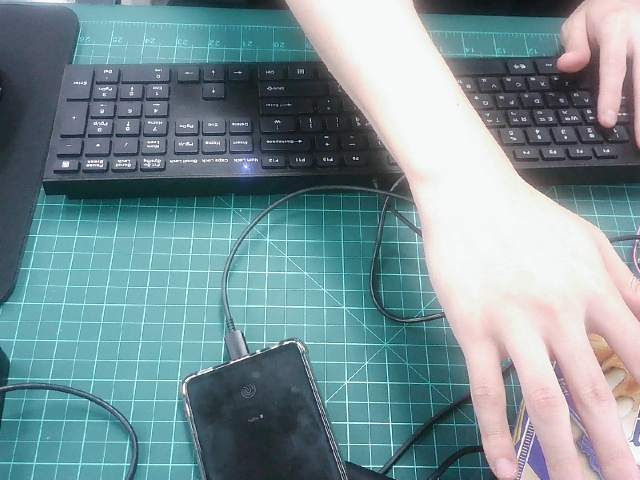
#> input picture cvtest/c1.jpg, 640 x 480 px
$ python tbtest.py
#> lines starting #> are read from the running program, lines starting #| are printed output that depends on the picture; after the words box and inside, x2 and y2 are one past the last pixel; in counts of white or black regions, pixels touching at a corner belong together
import cv2

def nothing(x):
    pass

title = 'Trackbar Threshold'
cv2.namedWindow(title)

cv2.createTrackbar('Threshold', title, 0, 255, nothing)


img = cv2.imread('c1.jpg', cv2.IMREAD_GRAYSCALE)
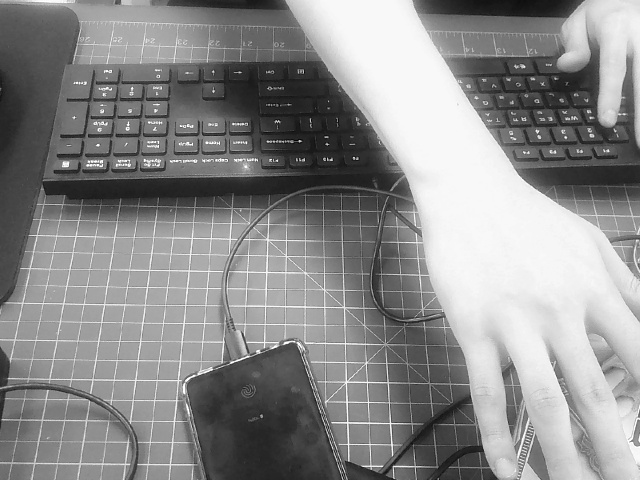
#> img: shape (480, 640); min 0, max 255, mean 139.2

if img is None:
    print("no")
    exit()

while True:

    thresh = cv2.getTrackbarPos('Threshold', title)


    _, cimg = cv2.threshold(img, thresh, 255, cv2.THRESH_BINARY)
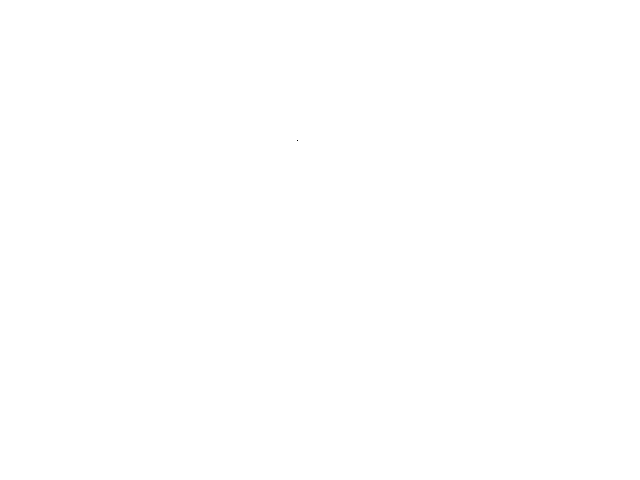
#> cimg: shape (480, 640); 100% white; black in thin lines or dots, all inside (x1, y1, x2, y2) = (297, 140, 298, 141)


    cv2.imshow(title, cimg)


    key = cv2.waitKey(1)
#> (key q is pressed here)
    if key == ord('q') or key == 27:
        break

cv2.destroyAllWindows()
